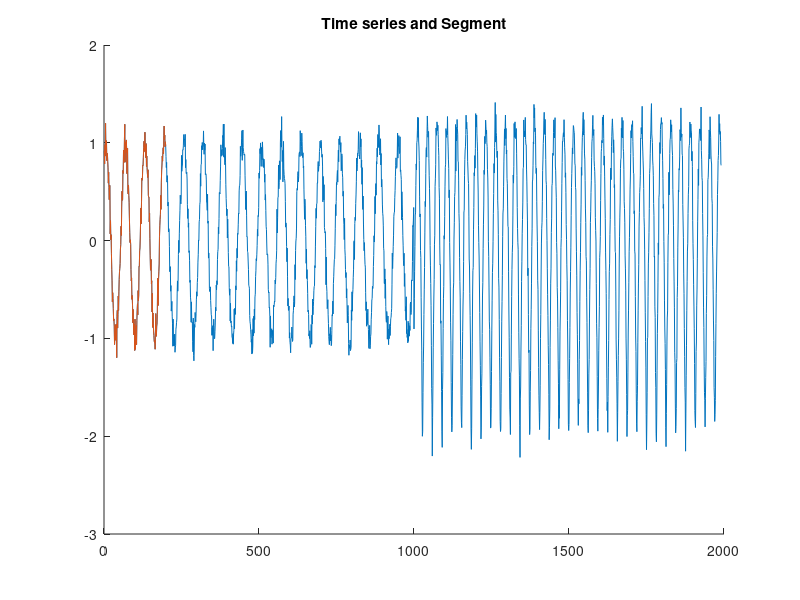

Write MATLAB code to recreate this figure. (Note: this script raises an error after producing the figure.)

%% Clean
clear
clc
delete(findall(0,'Type','figure'))
close all

%% Modifiable constants
DEBUG = 1;
%default_file = '12726m.mat';
%segment_length = 1000;
merge_type = 'minimum_linkage'; % 'left_linkage', 'average_linkage', 'minimum_linkage'
fid = fopen('test2.txt');
A=textscan(fid,'%s');
ts = [];
for a = 1:length(A{1,1})
    ts(a) = str2num((A{1,1}{a,1}));
end
transpose(ts);
segment_length = 199;
seg_len = segment_length;

%% Input file
% expecting all load files to have a ts time series datapoint

% if DEBUG
%     data = load(default_file);
%     ts = data.val;
%     ts = transpose(ts);
%     seg_len = segment_length;
% else
%     prompt = 'Input file name: ';
%     input_file = input(prompt,'s');
%     prompt_2 = 'Input segment length. Note! Must be divisible by the total length. ';
%     seg_len = input(prompt_2);
%     
%     data = load(input_file);
%     ts = data.ts;
% end

%% Initialization
tot_len = length(ts);
ts_1 = ts;
ts_2 = ts_1(1:seg_len);

fastMPdist_seg_len = round(seg_len / 2);

dist_mat = {};
merge_history = {};
merged_data = {};
removed_seg = [];
merge_info = struct();
merged_tree = struct();
ts_1_nan = ts_1;

level = 0;
needs_merging = 1;
%merged_tree = add_tree_node(merged_tree, level, NaN, NaN, NaN, NaN, NaN, NaN, ts_1, NaN);
level = level + 1;
merge_count = 1;

%% Plot initial time series and segment
figure;
hold on;
plot(ts_1);
plot(ts_2);
title('Time series and Segment');
count = 1;
%% Divide up time series by segment length and claculate distance array
for idx = 1:seg_len:tot_len - seg_len
    
    seg_0 = idx;
    seg_1 = idx + seg_len;
    seg_2 = seg_1;
    seg_3 = seg_1 + seg_len;

    if seg_3 > tot_len
        break;
    end
    dist = fastMPdist_SS(ts_1(seg_0:seg_1), ts_1(seg_2:seg_3),fastMPdist_seg_len);
    seg_ts_1 = [ts_1(seg_0:seg_1)];
    seg_ts_2 = [ts_1(seg_2:seg_3)];
    dist_info = [dist seg_0 seg_1 seg_2 seg_3];
    dist_mat{count,1} = dist;
    dist_mat{count,2} = seg_0;
    dist_mat{count,3} = seg_1;
    dist_mat{count,4} = seg_2;
    dist_mat{count,5} = seg_3;
    %dist_mat{count,6} = seg_ts_1;
    %dist_mat{count,7} = seg_ts_2;
    count = count + 1;
    %dist_mat = {dist_mat;dist_info};
    
end

% create giant matrix with all merge history
merge_history{merge_count,1} = dist_mat;


%% Now this is the main loop that....
% 1. Goes find minimum in distance matrix
% 2. Merges minimum
% 3. Updates distance matrix
% 4. Repeat until all time series segments have been merged
s_plot_count = 1;
orig_ts = ts_1;
figure;
while (size(dist_mat,1) > 1)
    if any(~isnan(cell2mat(dist_mat(:,1)))) == 0
        break;
    end

    last_element = 0;
    
    % 1. find minimum in distance matrix
    [min_val, min_idx] = min(cell2mat(dist_mat(:,1)));
    min_idx = min_idx(1);
    min_val = min_val(1);
    

    % find segments to be merged
    loc_0 = cell2mat(dist_mat(min_idx,2));
    loc_1 = cell2mat(dist_mat(min_idx,3));
    loc_2 = cell2mat(dist_mat(min_idx,4));
    loc_3 = cell2mat(dist_mat(min_idx,5));
    m_seg_0 = ts_1(loc_0:loc_1);
    m_seg_1 = ts_1(loc_2:loc_3);
    merge_history{merge_count, 1} = dist_mat;
 
   

    % check what type of merge is going to be used for next set of data
    
    %%
    % LEFT LINKAGE
    if strcmp('left_linkage',merge_type)
        
        %plot the two segments that are going to be merged
        if s_plot_count == 5
            figure;
            s_plot_count = 1;
        end
        
        subplot(4,1,s_plot_count);
        s_plot_count = s_plot_count + 1;
        title(merge_count);
        hold on;
        plot(ts_1, 'LineWidth', 0.7);
        plot(loc_0:loc_1, m_seg_0, 'Color', [1 0 0], 'LineWidth', 1.2)
        plot(loc_2:loc_3, m_seg_1, 'Color', [0.1 0.1 0.1], 'LineWidth', 1.2)

        %plot old as gray
        if merge_count > 1
            for i = 1:size(merged_data,1)
                temp_loc_0 = cell2mat(merged_data{i, 1});
                temp_loc_1 = cell2mat(merged_data{i, 2});
                temp_seg = cell2mat(merged_data{i, 3});
                plot(temp_loc_0:temp_loc_1, temp_seg, 'Color', [0.5 0.5 0.5], 'LineWidth', 0.7)
            end
        end
        
        %update distance matrix with new next values
        if min_idx < length(dist_mat)
            % find next valid value
            for j = min_idx+1:length(dist_mat)
                if ~isnan(cell2mat(dist_mat(j,1)))
                    next_loc_0 = cell2mat(dist_mat(j,4));
                    next_loc_1 = cell2mat(dist_mat(j,5));
                    new_m_seg_1 = ts_1(next_loc_0:next_loc_1);
                    merge_loc = j;
                    if min_idx+1 == j
                        last_element = 0;
                    else
                        dist_mat(j,2) = dist_mat(min_idx,2);
                        dist_mat(j,3) = dist_mat(min_idx,3);
                        last_element = 0;
                    end
                    break;
                else
                    last_element = 1;
                end
            end
            % if only nan left
        end
    
        % 2.  perform merge
        % ts_1(loc_0:loc_1)
        merged_data{merge_count,1} = {loc_2};
        merged_data{merge_count,2} = {loc_3};
        merged_data{merge_count,3} = {ts_1(loc_2:loc_3)};
        ts_1(loc_2+1:loc_3-1) = NaN;
        
        % 3. update distance matrix, calculate new distance and location
        % Remove merged segment
        dist_mat(min_idx,:) = {NaN};
        dist_mat{min_idx,8} = merge_count;
        
        if min_idx < length(dist_mat) && (last_element == 0)
            % remove all NaN and replace with 0
            m_seg_0(isnan(m_seg_0)) = 0;
            m_seg_1(isnan(m_seg_1)) = 0;
            dist = fastMPdist_SS(m_seg_0,new_m_seg_1,fastMPdist_seg_len);
            dist_mat(merge_loc,1) = {dist};
            dist_mat(merge_loc,2) = {loc_0};
            dist_mat(merge_loc,3) = {loc_1};
        end 
    end
    %%
    % AVERAGE LINKAGE
    if strcmp('average_linkage',merge_type)
        
        %update distance matrix with new next values
        if min_idx < length(dist_mat)
            %find next valid value
            for j = min_idx+1:length(dist_mat)
                if ~isnan(cell2mat(dist_mat(j,1)))
                    next_loc_0 = cell2mat(dist_mat(j,4));
                    next_loc_1 = cell2mat(dist_mat(j,5));
                    new_m_seg_1 = ts_1(next_loc_0:next_loc_1);
                    merge_loc = j;
                    if min_idx+1 == j
                        last_element = 0;
                    else
                        dist_mat(j,2) = dist_mat(min_idx,2);
                        dist_mat(j,3) = dist_mat(min_idx,3);
                        last_element = 0;
                    end
                    break;
                else
                    last_element = 1;
                end
            end
            %if only nan left
        end
    
        
        new_ts = [];
        % Find new average subsequence
        for k = 1:segment_length+1
            new_ts(k) = (ts_1(loc_0+k-1) +ts_1(loc_2+k-1))/2;
        end
        
        % 2.  perform merge, placing new averaged subsequence into earlier
        % time
        merged_data{merge_count,1} = {loc_0};
        merged_data{merge_count,2} = {loc_1};
        merged_data{merge_count,3} = {ts_1(loc_0:loc_1)};
        merged_data{merge_count,4} = {loc_2};
        merged_data{merge_count,5} = {loc_3};
        merged_data{merge_count,6} = {ts_1(loc_2:loc_3)};
        merged_data{merge_count,7} = {loc_0};
        merged_data{merge_count,8} = {loc_1};
        merged_data{merge_count,9} = {new_ts};
        merged_data{merge_count,10} = {min_val};
        old_ts = ts_1;
        ts_1(loc_0:loc_1) = new_ts;
        ts_1(loc_2:loc_3) = NaN;
        
        % 3. update distance matrix, calculate new distance and location
        % Remove merged segment
        dist_mat(min_idx,:) = {NaN};
        dist_mat{min_idx,8} = merge_count;

        if min_idx < length(dist_mat) && (last_element == 0)
            % remove all NaN and replace with 0
            m_seg_0 = merged_data{merge_count,9}{1,1};
            %m_seg_1 = merged_data{merge_count,9}{1,1};
            m_seg_0(isnan(m_seg_0)) = 0;
           % m_seg_1(isnan(m_seg_1)) = 0;
            dist = fastMPdist_SS(m_seg_0,new_m_seg_1,fastMPdist_seg_len);
            dist_mat(merge_loc,1) = {dist};
            dist_mat(merge_loc,2) = {loc_0};
            dist_mat(merge_loc,3) = {loc_1};
        end
        
        % 4. plot everything that happened in this step
        
        %plot the two segments that are going to be merged
        if s_plot_count == 5
            figure;
            s_plot_count = 1;
        end
        
        subplot(4,1,s_plot_count);
        s_plot_count = s_plot_count + 1;
        
        %plot the two segments that are going to be merged
        %figure;
        title(merge_count);
        hold on;
        
        plot(orig_ts, 'LineWidth', 0.5, 'LineWidth', 1.5,'Color', [.8 .8 .65]);
        plot(old_ts, 'LineWidth', 0.7, 'Color',[0.25 0.42 .73]);
        plot(merged_data{merge_count,1}{1,1}:merged_data{merge_count,2}{1,1}, merged_data{merge_count,3}{1,1}, 'Color', [0.4 0.4 0.4], 'LineWidth', 0.7)
        plot(merged_data{merge_count,4}{1,1}:merged_data{merge_count,5}{1,1}, merged_data{merge_count,6}{1,1}, 'Color', [0.4 0.4 0.4], 'LineWidth', 0.7)
        plot(merged_data{merge_count,7}{1,1}:merged_data{merge_count,8}{1,1}, merged_data{merge_count,9}{1,1}, 'Color', [1 0 0], 'LineWidth', 1)
%         %plot old as gray
%         if merge_count > 1
%             for i = 1:size(merged_data,1)
%                 if i < merge_count
%                     temp_loc_0 = cell2mat(merged_data{i, 4});
%                     temp_loc_1 = cell2mat(merged_data{i, 5});
%                     temp_seg = cell2mat(merged_data{i, 6});
%                     plot(temp_loc_0:temp_loc_1, temp_seg, 'Color', [0.5 0.5 0.5], 'LineWidth', 0.7)
%                 end
%             end
%         end

    end
    %%
    if strcmp('minimum_linkage',merge_type)
        
        %update distance matrix with new next values
        if min_idx < length(dist_mat)
            next = NaN;
            %find next valid value
            for j = min_idx+1:length(dist_mat)
                if ~isnan(cell2mat(dist_mat(j,1)))
                    if min_idx+1 == j
                        last_element = 0;
                    else
                        last_element = 0;
                    end
                    next = j;
                    break;
                else
                    last_element = 1;
                    
                end
            end
            %if only nan left
        end
        
        %find prev value
        if min_idx > 1
            prev = NaN;
            %find next valid value
            for j = min_idx-1:-1:1
                if ~isnan(cell2mat(dist_mat(j,1)))
                    if min_idx+1 == j
                        last_element = 0;
                    else
                        last_element = 0;
                    end
                    prev = j;
                    break;
                else
                    last_element = 1;
                    
                end
            end
            %if only nan left
        end
    

        
        % 2.  perform merge, replacing the greater distance subsequence 
        % old
        merged_data{merge_count,1} = {loc_0};
        merged_data{merge_count,2} = {loc_1};
        merged_data{merge_count,3} = {ts_1(loc_0:loc_1)};
        merged_data{merge_count,4} = {loc_2};
        merged_data{merge_count,5} = {loc_3};
        merged_data{merge_count,6} = {ts_1(loc_2:loc_3)};
        
        old_ts = ts_1;
        % find which one to replace
        if min_idx <= length(dist_mat)
            % after
            if next <= length(dist_mat)
                current_m_seg_1 = cell2mat({ts_1(loc_2:loc_3)});
                temp_m_seg_1 = cell2mat({ts_1(cell2mat(dist_mat(next,4)):cell2mat(dist_mat(next,5)))});
                current_m_seg_1(isnan(current_m_seg_1)) = 0;
                temp_m_seg_1(isnan(temp_m_seg_1)) = 0;
            end
                
            if min_idx > 1 && ~isnan(prev)
                % before
                current_m_seg_0 = cell2mat({ts_1(loc_0:loc_1)});
                temp_m_seg_0 = cell2mat({ts_1(cell2mat(dist_mat(prev,2)):cell2mat(dist_mat(prev,3)))});
                current_m_seg_0(isnan(current_m_seg_0)) = 0;
                temp_m_seg_0(isnan(temp_m_seg_0)) = 0;
            
            end

            % find if we want to merge before or after
            if min_idx > 1 && next > min_idx && ~isnan(prev)
                % compare
                dist_0 = fastMPdist_SS(current_m_seg_0,temp_m_seg_0,fastMPdist_seg_len);
                dist_1 = fastMPdist_SS(current_m_seg_1,temp_m_seg_1,fastMPdist_seg_len);
                
                
                % the after is better
                if dist_0 > dist_1
                    m_idx = next;
                    r_idx = prev; %removed idx
                    loc_a = loc_2;
                    loc_b = loc_3;
                    loc_c = loc_0;
                    loc_d = loc_1;
                    dist = dist_1;
                % the before is better
                else
                    m_idx = prev;
                    r_idx = next; %removed idx
                    loc_a = loc_0;
                    loc_b = loc_1;
                    loc_c = loc_2;
                    loc_d = loc_3;
                    dist = dist_0;
                end   
            % has no after  
            elseif min_idx == next && ~isnan(prev)
                m_idx = prev;
                r_idx = min_idx;
                dist = fastMPdist_SS(current_m_seg_0,temp_m_seg_0,fastMPdist_seg_len);
                loc_a = loc_0;
                loc_b = loc_1;
                loc_c = loc_2;
                loc_d = loc_3;
                dist = dist_0;
            % HAS NO BEFORE     
            else
                m_idx = next;
                r_idx = min_idx;
                dist = fastMPdist_SS(current_m_seg_1,temp_m_seg_1,fastMPdist_seg_len);
                loc_a = loc_2;
                loc_b = loc_3;
                loc_c = loc_0;
                loc_d = loc_1;
                dist = dist_1;
                
            end


            
            % calculate new distance
            if next ~= prev && next > prev
                if m_idx == next
                    dist_mat(r_idx,4) = {loc_a};
                    dist_mat(r_idx,5) = {loc_b};
                else
                    dist_mat(r_idx,2) = {loc_a};
                    dist_mat(r_idx,3) = {loc_b};

                end
            end
            
            
            m_seg_0 = cell2mat({ts_1(cell2mat(dist_mat(m_idx,2)):cell2mat(dist_mat(m_idx,3)))});
            m_seg_1 = cell2mat({ts_1(cell2mat(dist_mat(m_idx,4)):cell2mat(dist_mat(m_idx,5)))});
            m_seg_0(isnan(m_seg_0)) = 0;
            m_seg_1(isnan(m_seg_1)) = 0;
            dist = fastMPdist_SS(m_seg_0,m_seg_1,fastMPdist_seg_len);
            
            dist_mat(m_idx,1) = {dist};
            m_ts = ts_1(loc_c:loc_d);
            new_ts = ts_1(loc_a:loc_b);
            ts_1(loc_c:loc_d) = NaN;
            
            
        end
        
        if isnan(prev) && isnan(next)
            break;
        end

        

        
        %new
        merged_data{merge_count,7} = {loc_a};
        merged_data{merge_count,8} = {loc_b};
        merged_data{merge_count,9} = {new_ts};
        merged_data{merge_count,10} = {min_val};
        merged_data{merge_count,11} = {loc_c};
        merged_data{merge_count,12} = {loc_d};
        merged_data{merge_count,13} = {m_ts};

        
        
        
        
        % 3. update distance matrix, calculate new distance and location
        % Remove merged segment
        dist_mat(min_idx,:) = {NaN};
        dist_mat{min_idx,8} = merge_count;


        
        % 4. plot everything that happened in this step
        
        %plot the two segments that are going to be merged
        if s_plot_count == 5
            figure;
            s_plot_count = 1;
        end
        
        subplot(4,1,s_plot_count);
        s_plot_count = s_plot_count + 1;
        
        %plot the two segments that are going to be merged
        %figure;
        title(merge_count);
        hold on;
        
       % plot(orig_ts, 'LineWidth', 0.5, 'LineWidth', 1.5,'Color', [.8 .8 .65]);
        plot(ts_1, 'LineWidth', 0.7, 'Color',[0.25 0.42 .73]);
        plot(merged_data{merge_count,1}{1,1}:merged_data{merge_count,2}{1,1}, merged_data{merge_count,3}{1,1}, 'Color', [0.2 0.2 0.2], 'LineWidth', 0.7)
        plot(merged_data{merge_count,4}{1,1}:merged_data{merge_count,5}{1,1}, merged_data{merge_count,6}{1,1}, 'Color', [0.2 0.2 0.2], 'LineWidth', 0.7)
        plot(merged_data{merge_count,7}{1,1}:merged_data{merge_count,8}{1,1}, merged_data{merge_count,9}{1,1}, 'Color', [1 0 0], 'LineWidth', 1)
    
        %plot old as gray
        if merge_count > 1
            for i = 1:size(merged_data,1)
                if i < merge_count
                    temp_loc_0 = cell2mat(merged_data{i, 11});
                    temp_loc_1 = cell2mat(merged_data{i, 12});
                    temp_seg = cell2mat(merged_data{i, 13});
                    plot(temp_loc_0:temp_loc_1, temp_seg, 'Color', [0.5 0.5 0.5], 'LineWidth', 0.7)
                end
            end
        end
        
    end
    
    merge_count = merge_count + 1;

    
end
